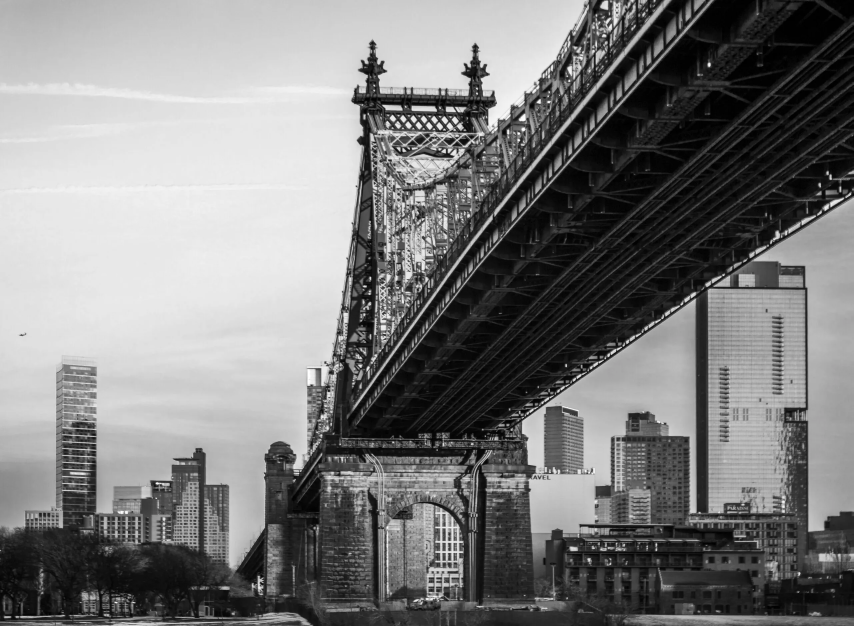
#> input picture assets/photos/Bridge-hero.webp, 2560 x 1878 px (shown at 1/3 size)
$ python bridge-hero.py ../assets/photos/Bridge-hero.webp ../assets/photos/Bridge-hero.webp
#> lines starting #> are read from the running program, lines starting #| are printed output that depends on the picture
# bridge-hero.py - the home hero's photo set from the client's own bridge photo.
# Input: the client's Bridge-hero.webp upscaled 2x with fal-ai/topaz/upscale/image, model Standard V2 (kept outside the repo, 5120x3756).
# Nothing is restaged or added: black and white as the client shot it, a small tonal lift so the steel reads, then downscales.
# Usage: python -X utf8 -I tools/bridge-hero.py <upscaled.png> <out-dir>
import os
import sys

import numpy as np
from PIL import Image, ImageFilter

Image.MAX_IMAGE_PIXELS = None
src, out = sys.argv[1], sys.argv[2]
m = Image.open(src).convert('L')
a = np.asarray(m, dtype=np.float32) / 255
lo, hi = np.percentile(a, 0.4), np.percentile(a, 99.7)
#> lo = 0.00392; hi = 0.937
a = np.clip((a - lo) / (hi - lo), 0, 1)
a = a ** 0.94  # lift the shadows a little: the underside of the deck holds real detail
m = Image.fromarray((a * 255 + .5).astype(np.uint8), 'L')
m = m.filter(ImageFilter.UnsharpMask(radius=60, percent=16, threshold=0))  # broad local contrast before the downscales
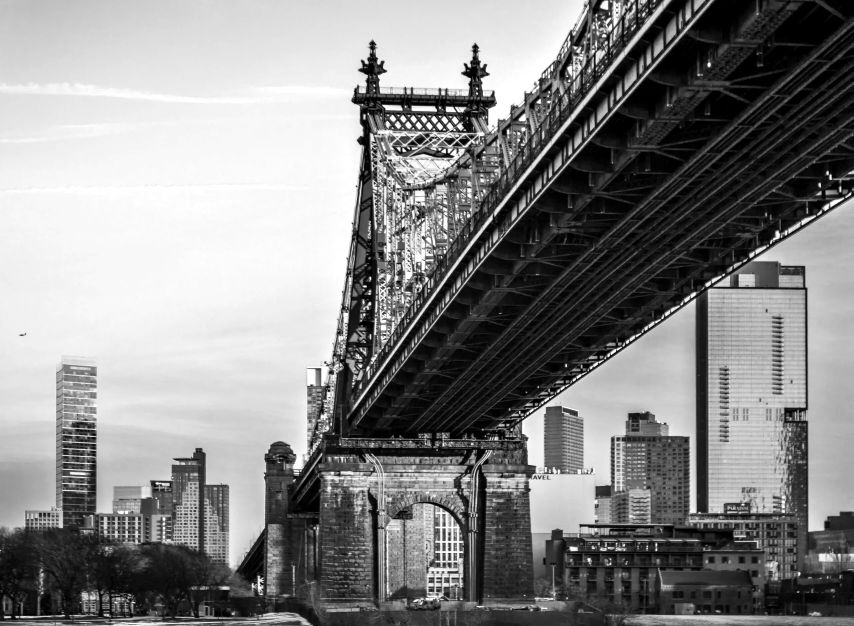
#> m: PIL image 2560x1878 L (shown at 1/3 size); min 0, max 255, mean 134.4
os.makedirs(out, exist_ok=True)
W, H = m.size
#> W = 2560; H = 1878
for w in (1280, 1920, 2560, 3840):
    im = m.resize((w, round(H * w / W)), Image.LANCZOS).filter(ImageFilter.UnsharpMask(radius=1.1, percent=70 if w >= 2560 else 55, threshold=2))
    f = os.path.join(out, f'bridge-hero-{w}.webp')
    im.convert('RGB').save(f, quality=84 if w < 3840 else 80, method=6)
    print(f, im.size, os.path.getsize(f) // 1024, 'KB')
#> this loop made 4 passes
#> pass 1, `im = m.resize((w, round(H * w / W)), Image.LANCZOS).filter(ImageFilter..`:
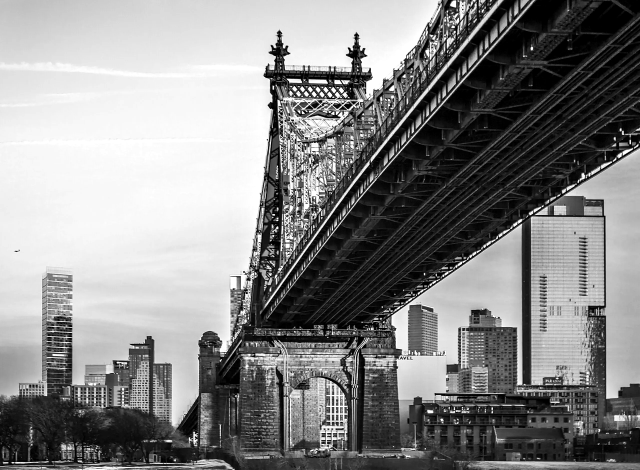
#> im: PIL image 1280x939 L (shown at 1/2 size); min 0, max 255, mean 134.4
#> pass 2, `im = m.resize((w, round(H * w / W)), Image.LANCZOS).filter(ImageFilter..`:
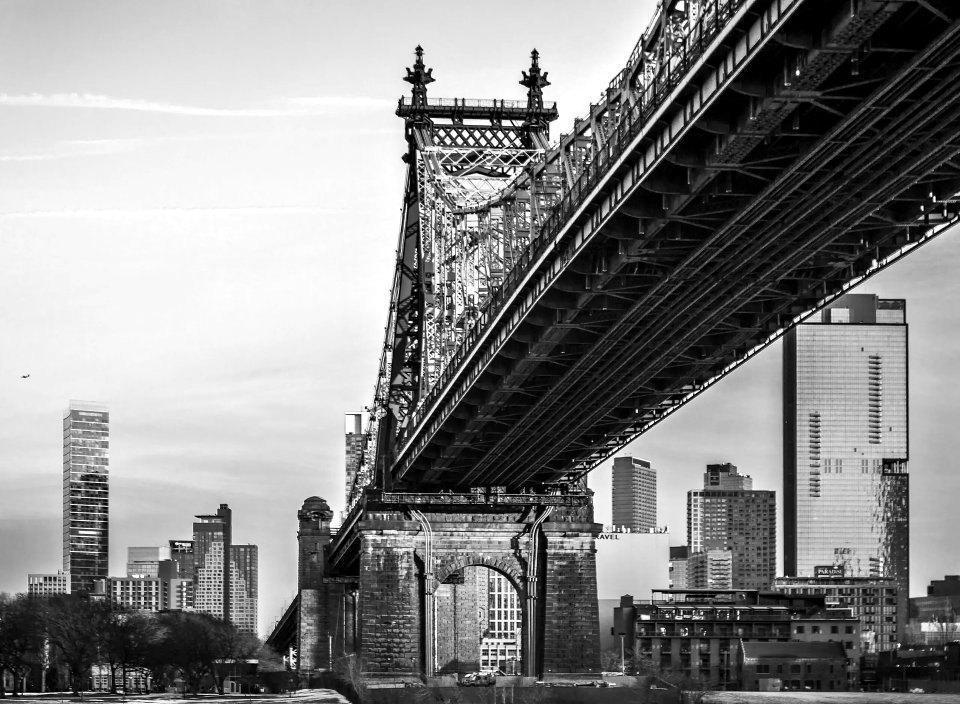
#> im: PIL image 1920x1408 L (shown at 1/2 size); min 0, max 255, mean 134.4
#> after the loop:
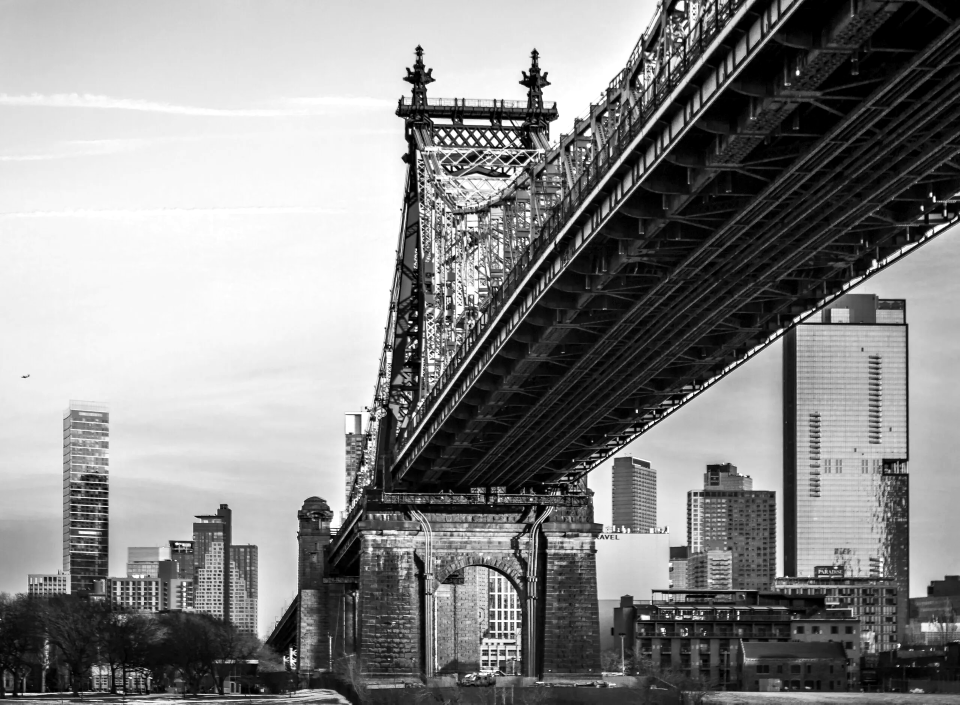
#> im: PIL image 3840x2817 L (shown at 1/4 size); min 0, max 255, mean 134.4
# phones: a tall crop on the tower and the truss
c = m.crop((1980, 120, 3980, 3120))
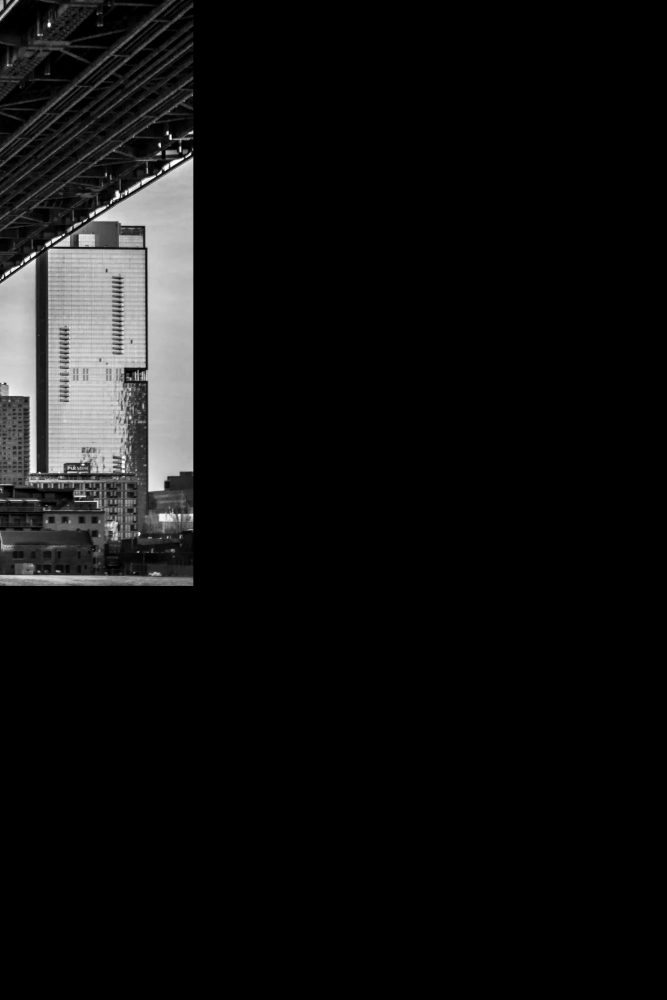
#> c: PIL image 2000x3000 L (shown at 1/3 size); min 0, max 255, mean 15.7
for w in (800, 1200, 1600):
    im = c.resize((w, round(c.height * w / c.width)), Image.LANCZOS).filter(ImageFilter.UnsharpMask(radius=1, percent=60, threshold=2))
    f = os.path.join(out, f'bridge-hero-sm-{w}.webp')
    im.convert('RGB').save(f, quality=80, method=6)
    print(f, im.size, os.path.getsize(f) // 1024, 'KB')
#> this loop made 3 passes
#| ../assets/photos/Bridge-hero.webp/bridge-hero-sm-800.webp (800, 1200) 25 KB
#| ../assets/photos/Bridge-hero.webp/bridge-hero-sm-1200.webp (1200, 1800) 43 KB
#| ../assets/photos/Bridge-hero.webp/bridge-hero-sm-1600.webp (1600, 2400) 63 KB
#> pass 1, `im = c.resize((w, round(c.height * w / c.width)), Image.LANCZOS).filte..`:
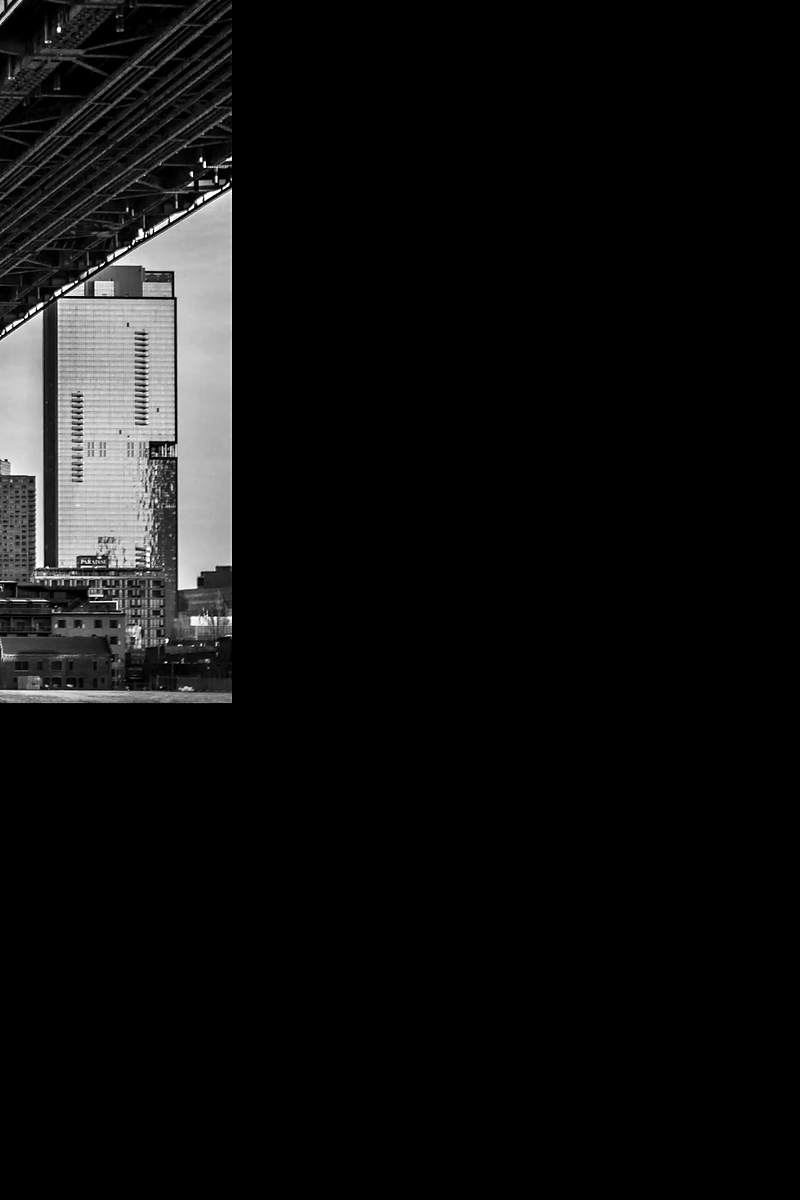
#> im: PIL image 800x1200 L; min 0, max 255, mean 15.8

$ run again, with assets/photos/Mobb-Deep.webp copied over assets/photos/Bridge-hero.webp
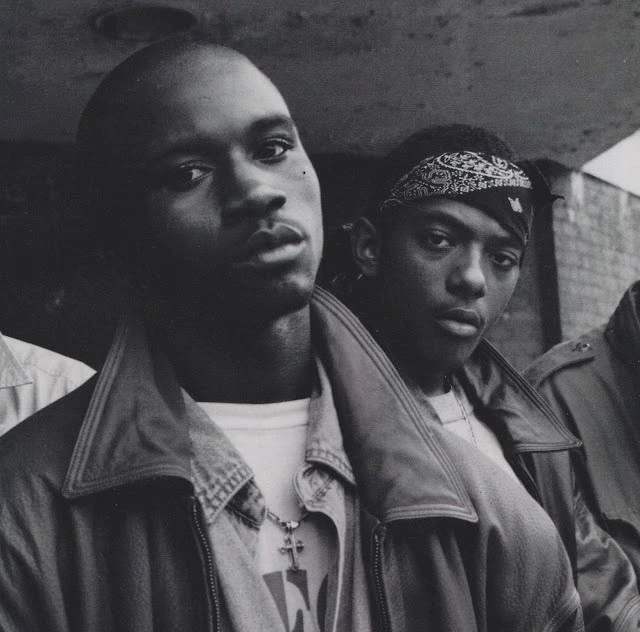
#> input picture assets/photos/Mobb-Deep.webp, 640 x 632 px
#> lo = 0.122; hi = 0.812
#> `a = np.clip((a - lo) / (hi - lo), 0, 1)`:
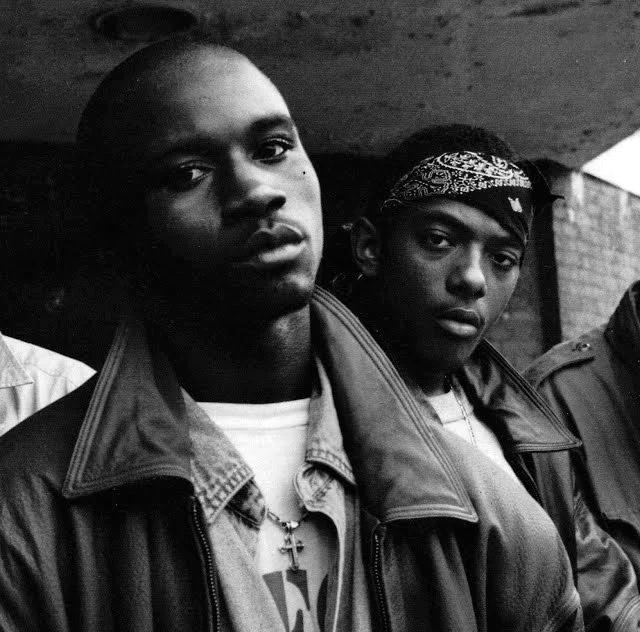
#> a: shape (632, 640) float32; min 0, max 1, mean 0.26
#> `m = m.filter(ImageFilter.UnsharpMask(radius=60, percent=16, threshold=..`:
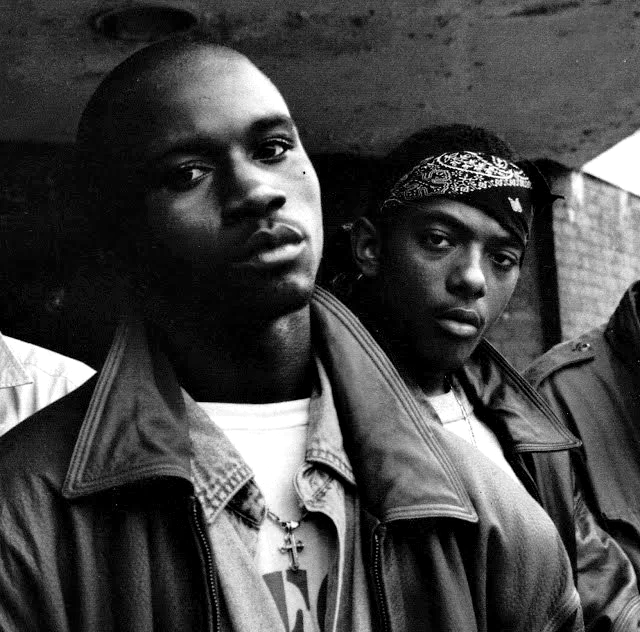
#> m: PIL image 640x632 L; min 0, max 255, mean 70.4
#> c: PIL image 2000x3000 L; every value is 0
#> the loop `for w in (800, 1200, 1600):` made 3 passes
#| ../assets/photos/Bridge-hero.webp/bridge-hero-sm-800.webp (800, 1200) 1 KB
#| ../assets/photos/Bridge-hero.webp/bridge-hero-sm-1200.webp (1200, 1800) 3 KB
#| ../assets/photos/Bridge-hero.webp/bridge-hero-sm-1600.webp (1600, 2400) 6 KB
